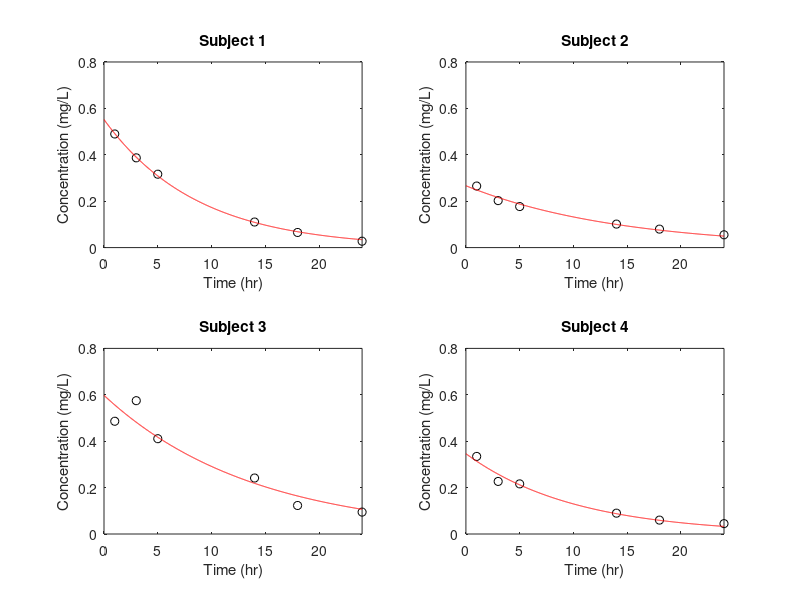

This chart was generated by the following MATLAB code:
% HW 4 Part 2 Section 3.
% Minimizes the objective function O(V,K) with respect to
% both parameters using MATLAB's fminsearch function.
function hw4c()
    % First set up given data:
    td = [1 3 5 14 18 24];
    data(1,:) = [0.489685 .386849 .316341 .110217 6.52e-02 2.75e-02];
    data(2,:) = [0.265321 .202436 .176838 .101266 .0796 .0552];
    data(3,:) = [.485949 .574634 .410763 .241312 .122885 .0944];
    data(4,:) = [.334405 .22657 .216041 .0898 .0599 .0447];
    
    D = 10;         % Dosage
    a1 = [.1 25];   % Initial guess (same for all)
    a = zeros(2,1); % Store vector of result pairs. 
                    % Ki = a(1,i), Vi = a(2,i).
    t = 0:.01:24;   % Time range for plotting prediction
    
    % Call fminsearch for each data set
    for (i=1:size(data,1))
        [aval fval(i)] = fminsearch(@(a) f(a,D,td,data(i,:)),a1);
        a(:,i) = aval;
        % Plot results
        subplot(2,2,i);
        plot(td,data(i,:),'ko');                % Plot data
        hold on;
        axis([0 24 0 .8]);
        title(sprintf('Subject %d',i));
        xlabel('Time (hr)');
        ylabel('Concentration (mg/L)');
        plot(t,(D/a(2,i))*exp(-a(1,i)*t),'r');     % Plot prediction
        
        % Display final K value.
        fprintf('Subject %d:\n',i);
        fprintf('\tK = %f\n',a(1,i));
        fprintf('\tV = %f\n',a(2,i));
    end
    
    % Display average K,V value.
    fprintf('Average value of K = %f\n',mean(a(1,:)));
    fprintf('Average value of V = %f\n',mean(a(2,:)));

end

% The function we want to find the root of: dO/dK
% t is the times, z is the actual measurements (must be same length).
% In this, a(1) = K, a(2) = V.
function y = f(a,D,t,z)
    y = sum((z - (D/a(2))*exp(-a(1)*t)).^2);
end
